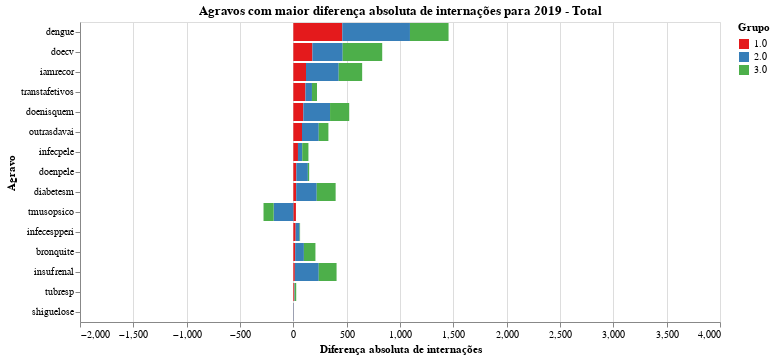

Notebook code cell kept with this figure:
### Code cell
chart = plot_grafico_dif(df_19, df_r,
                         'inter_total', 
                         "Agravos com maior diferença absoluta de internações para 2019 - Total",
                        "Diferença absoluta de internações")

#chart.save('tx_bruta_t.svg')
chart

### Figure 1 — Vega-Lite specification as saved in the notebook (floating-point values rounded to 4 significant figures)
{"config": {"view": {"continuousWidth": 400, "continuousHeight": 300}, "range": {"category": {"scheme": "set1"}}}, "data": {"name": "data-21b2a917cfc0e43c46a7868085ebb8fc"}, "mark": "bar", "encoding": {"color": {"type": "nominal", "field": "grupo", "title": "Grupo"}, "order": {"type": "nominal", "field": "grupo", "sort": "ascending"}, "tooltip": {"type": "quantitative", "field": "taxa"}, "x": {"type": "quantitative", "field": "taxa", "scale": {"domain": [-2000, 4000]}, "title": "Diferença absoluta de internações"}, "y": {"type": "nominal", "field": "agravo", "sort": null, "title": "Agravo"}}, "title": "Agravos com maior diferença absoluta de internações para 2019 - Total", "width": 640, "$schema": "https://vega.github.io/schema/vega-lite/v4.8.1.json", "datasets": {"data-21b2a917cfc0e43c46a7868085ebb8fc": [{"agravo": "dengue", "grupo": "1.0", "taxa": 459.0}, {"agravo": "dengue", "grupo": "2.0", "taxa": 634.3}, {"agravo": "dengue", "grupo": "3.0", "taxa": 361.9}, {"agravo": "doecv", "grupo": "1.0", "taxa": 178.9}, {"agravo": "doecv", "grupo": "2.0", "taxa": 283.9}, {"agravo": "doecv", "grupo": "3.0", "taxa": 370.4}, {"agravo": "iamrecor", "grupo": "1.0", "taxa": 118.8}, {"agravo": "iamrecor", "grupo": "2.0", "taxa": 306.7}, {"agravo": "iamrecor", "grupo": "3.0", "taxa": 219.8}, {"agravo": "transtafetivos", "grupo": "1.0", "taxa": 113.4}, {"agravo": "transtafetivos", "grupo": "2.0", "taxa": 61.22}, {"agravo": "transtafetivos", "grupo": "3.0", "taxa": 47.44}, {"agravo": "doenisquem", "grupo": "1.0", "taxa": 93.67}, {"agravo": "doenisquem", "grupo": "2.0", "taxa": 250.6}, {"agravo": "doenisquem", "grupo": "3.0", "taxa": 179.7}, {"agravo": "outrasdavai", "grupo": "1.0", "taxa": 81.0}, {"agravo": "outrasdavai", "grupo": "2.0", "taxa": 157.3}, {"agravo": "outrasdavai", "grupo": "3.0", "taxa": 90.44}, {"agravo": "infecpele", "grupo": "1.0", "taxa": 43.44}, {"agravo": "infecpele", "grupo": "2.0", "taxa": 40.0}, {"agravo": "infecpele", "grupo": "3.0", "taxa": 58.11}, {"agravo": "doenpele", "grupo": "1.0", "taxa": 28.0}, {"agravo": "doenpele", "grupo": "2.0", "taxa": 108.1}, {"agravo": "doenpele", "grupo": "3.0", "taxa": 12.33}, {"agravo": "diabetesm", "grupo": "1.0", "taxa": 26.89}, {"agravo": "diabetesm", "grupo": "2.0", "taxa": 192.4}, {"agravo": "diabetesm", "grupo": "3.0", "taxa": 177.2}, {"agravo": "tmusopsico", "grupo": "1.0", "taxa": 24.22}, {"agravo": "tmusopsico", "grupo": "2.0", "taxa": -184.4}, {"agravo": "tmusopsico", "grupo": "3.0", "taxa": -95.11}, {"agravo": "infecespperi", "grupo": "1.0", "taxa": 21.67}, {"agravo": "infecespperi", "grupo": "2.0", "taxa": 37.11}, {"agravo": "infecespperi", "grupo": "3.0", "taxa": 4.444}, {"agravo": "bronquite", "grupo": "1.0", "taxa": 17.33}, {"agravo": "bronquite", "grupo": "2.0", "taxa": 81.67}, {"agravo": "bronquite", "grupo": "3.0", "taxa": 108.2}, {"agravo": "insufrenal", "grupo": "1.0", "taxa": 14.11}, {"agravo": "insufrenal", "grupo": "2.0", "taxa": 224.2}, {"agravo": "insufrenal", "grupo": "3.0", "taxa": 167.0}, {"agravo": "tubresp", "grupo": "1.0", "taxa": 8.667}, {"agravo": "tubresp", "grupo": "2.0", "taxa": 4.444}, {"agravo": "tubresp", "grupo": "3.0", "taxa": 13.89}, {"agravo": "shiguelose", "grupo": "1.0", "taxa": 1.889}, {"agravo": "shiguelose", "grupo": "2.0", "taxa": 3.444}, {"agravo": "shiguelose", "grupo": "3.0", "taxa": 0.3333}]}}
